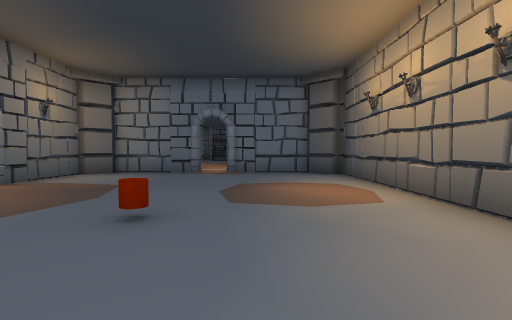
[1] (above)

12 first-person views from a walk through a Unity game level. The camera is 1.2 m above the floor, tilts 2° down and sees 85° across. The floor is counted in squares, 2 m on a side. Each view is taken from the middle of a square. On the plan, view 1 faces up. The plan holds only what a view shows up to about 9 squares ahead; the rest is blank. The place goes on beyond the plan. Some animated figures are not drawn. Door leaves are left out, so doorways stand open.

[2]
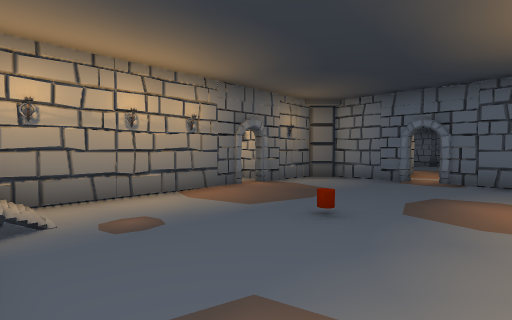

[3]
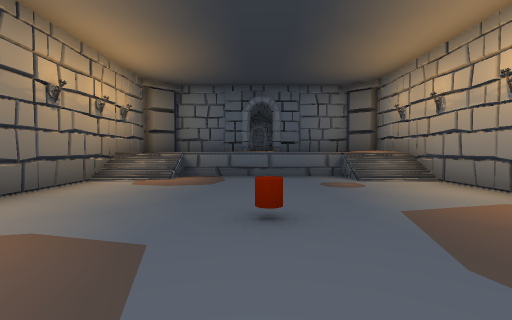

[4]
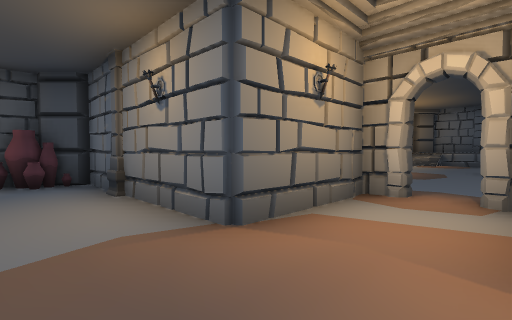

[5]
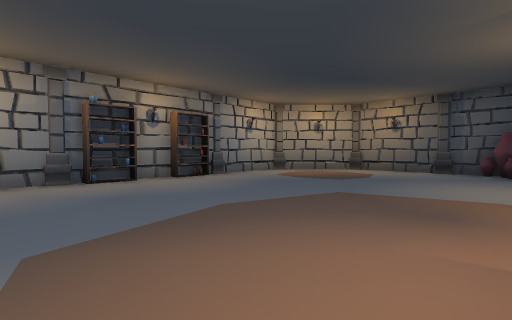

[6]
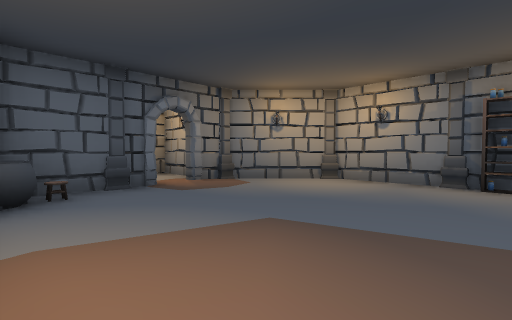

[7]
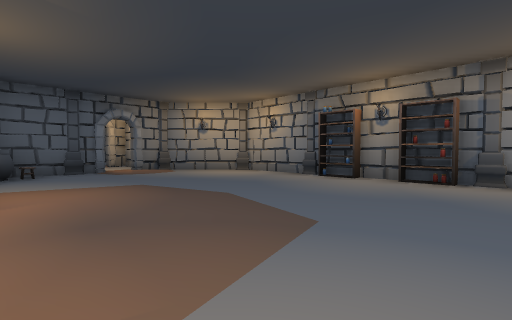

[8]
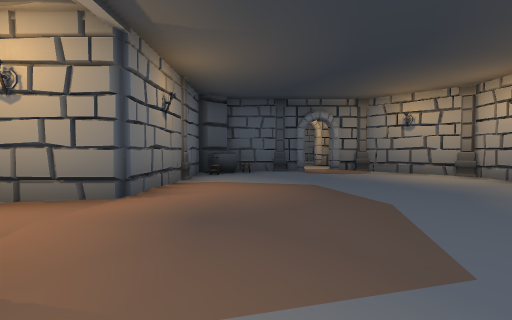

[9]
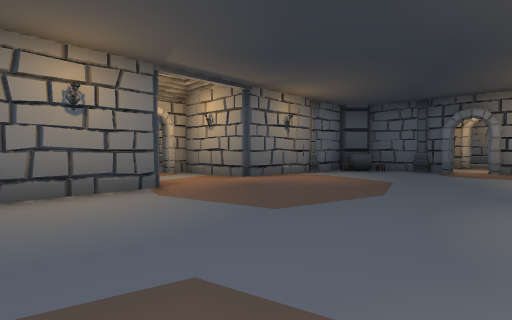

[10]
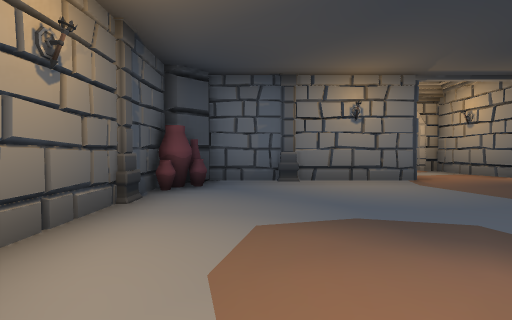

[11]
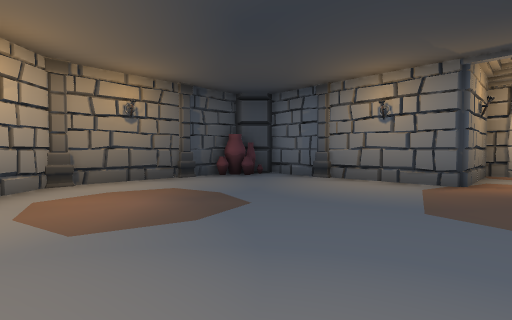

[12]
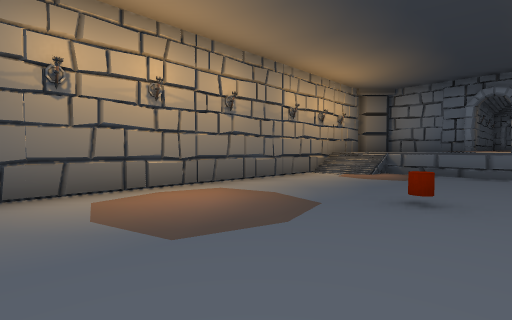

### Floor plan
Key: @ floor where view 1 was taken; # wall or solid block; . main floor; : floor 1 m higher than the main floor; / step, stairs or slope; C cylinder; P pot; L column; A cauldron; O other object.
Columns run from 9 left of view 1 to 5 right of it. Each row starts with its distance up from view 1.
 17   ##L#LOOO##L
 16   #....O.L...#
 15 # L...........L
 14 ..............#
 13   L...........L
 12   #..........P#
 11   #AL......L.P#
 10   #####..######
  9       #..#
  8     ####.###
  7     #......##
  6     #.......#
  5     #.......#
  4     #O .....#
  3     #  .C...#
  2     #.......#
  1     #.......#
  0     #....@..#
 -1     #//...//#
 -2     #:  ::::#
 -3     #:::::::#
 -4     ####O####

Positions as (right, up) in squares from view 1, and headings:
1: (0, 0), facing up
2: (1, -1), facing up-left
3: (-1, 5), facing down
4: (-2, 12), facing down-right
5: (-4, 11), facing up-right
6: (-2, 11), facing up-left
7: (1, 11), facing up-left
8: (1, 12), facing left
9: (2, 15), facing down-left
10: (3, 16), facing down
11: (-1, 16), facing down-right
12: (-2, 6), facing down-right
